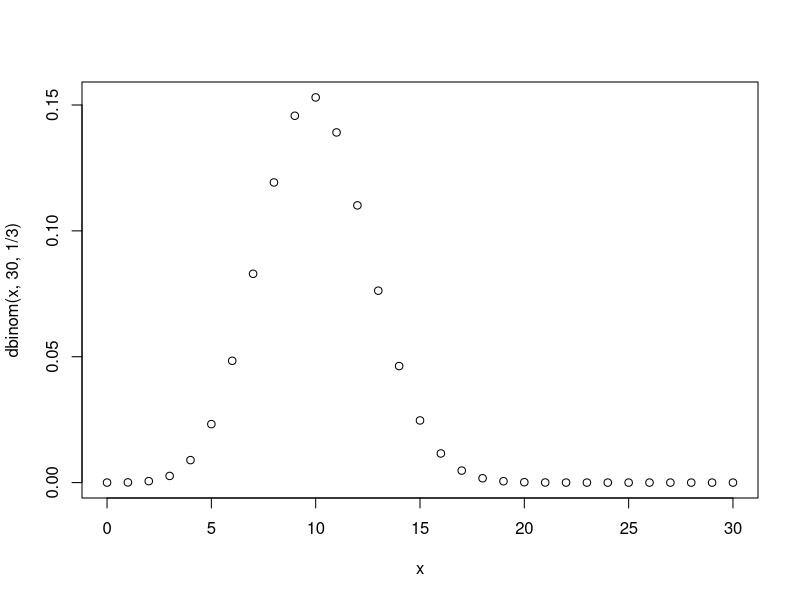
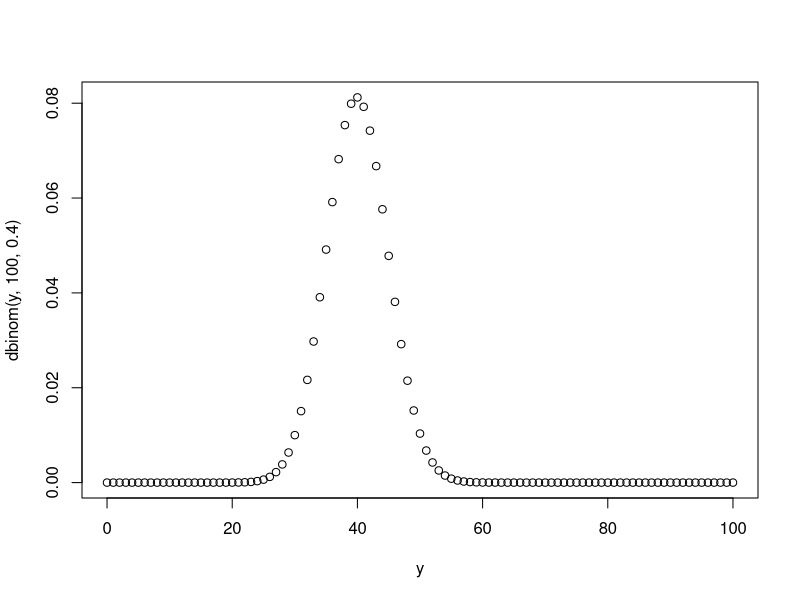
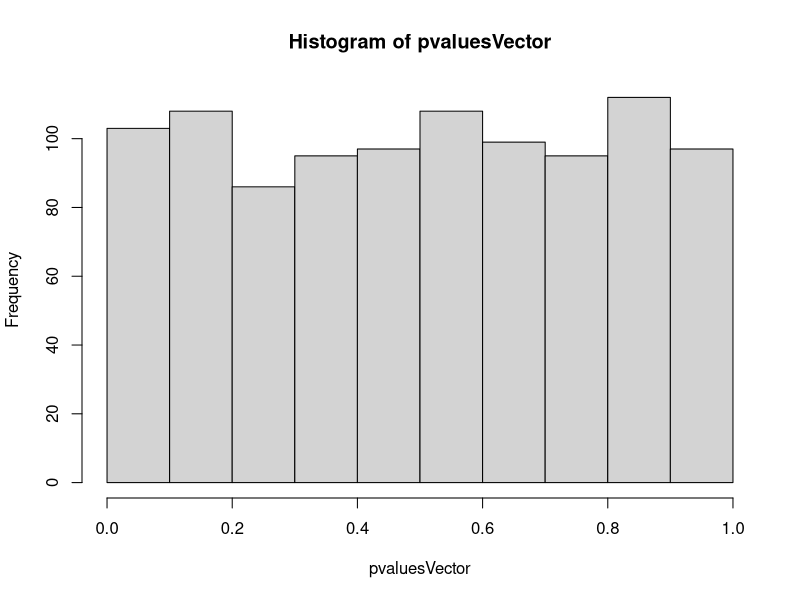
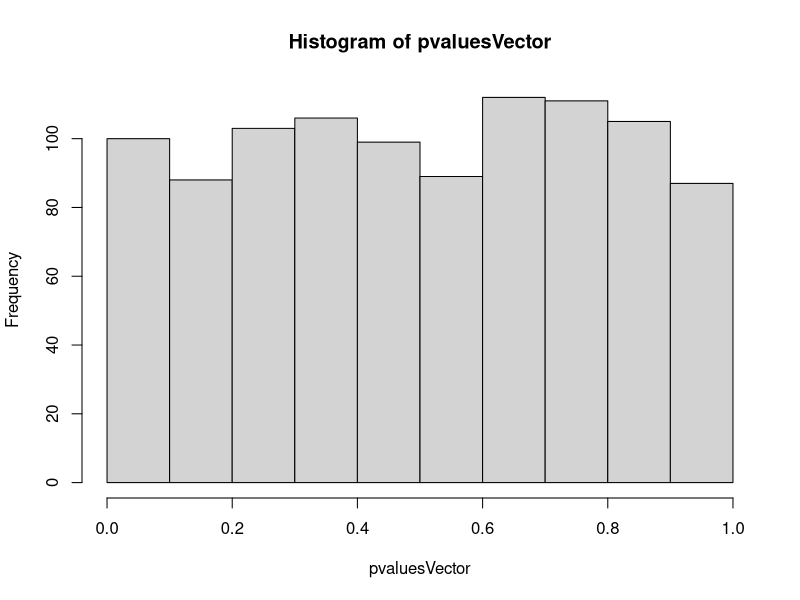

Recreate these plots in R, in order.
#Tyler Turner
 

#problem 1
x <- 0:30

dbinom(12, 30, 1/3)
plot(x, dbinom(x, 30, 1/3))

myMean <- 30 * 1/3
#mean is 10

myVar <- (30*(1/3)) * (2/3) 
#variance is 6.66667

  
#problem 2
y <- 0:100

plot(y, dbinom(y,100, .4))
dbinom(47,100,.4)

#problem 2B
binom.test(53,100,.4, alternative = ("two.sided"))


#problem 2C
binom.test(53,100, 0.4, alternative = "greater")

sum(dbinom(53:100, 100, .4))


#problem 3
#problem 3a


myValue <- rbinom(1000,10000, 0.5)

#problem 3b
meanTwo <- 10000 *.5
meanTwo
#the mean is 5000

varTwo <- (10000*0.5)*(0.5)
varTwo
#the variance is 2500

#problem 3c
pvaluesVector <- vector(mode = "double", length = 1000)
for(i in 1:length(myValue)){
  pvaluesVector[i] <- binom.test(myValue[i], 10000,0.5)$p.value
}

hist(pvaluesVector)

#a uniform distribution would be expected with a 50% success ratte but it does not quite follow that 
# with only 1000 experiments run


#problem 3d

myValue <- rbinom(1000,10000, 0.65)

pvaluesVector <- vector(mode = "double", length = 1000)
for(i in 1:length(myValue)){
  pvaluesVector[i] <- binom.test(myValue[i], 10000,0.65)$p.value
}

hist(pvaluesVector)

# you could roughly expect the shape of the histogram to be similar to the shape of 50%
# the spread of the histogram only changes slightly when you alter the probabilities probably due 
# to the very large sample size